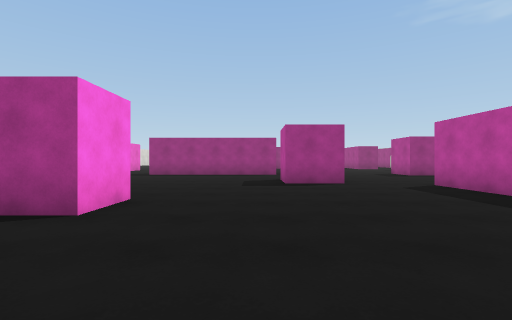
View 1 (above)

24 first-person views from a walk through a Unity game level. The camera is 1.2 m above the floor, looks level and sees 85° across. The floor is counted in squares, 2 m on a side. Each view is taken from the middle of a square. On the plan, view 1 faces up. The plan holds only what a view shows up to about 9 squares ahead; the rest is blank. The player is left out. Surface patterns are stand-ins for the level's own textures.

View 2
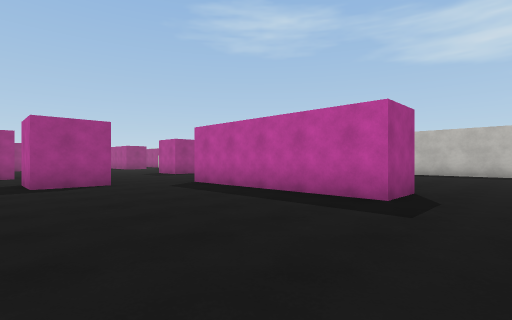

View 3
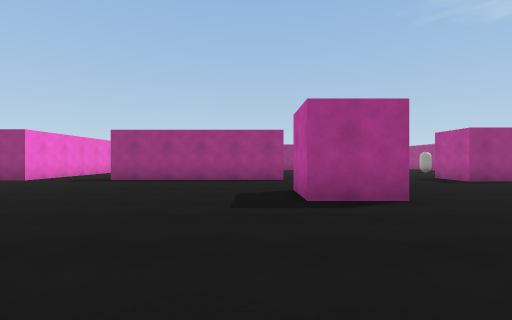

View 4
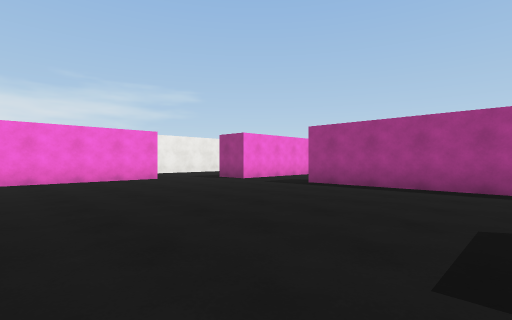

View 5
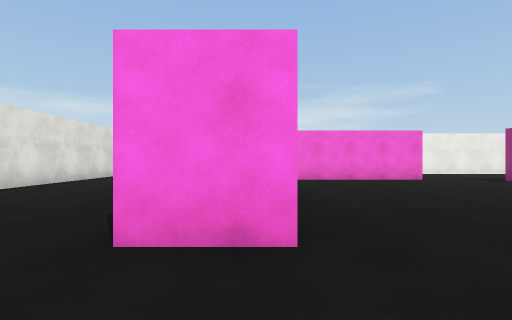

View 6
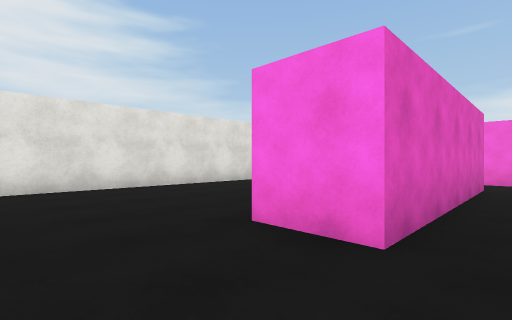

View 7
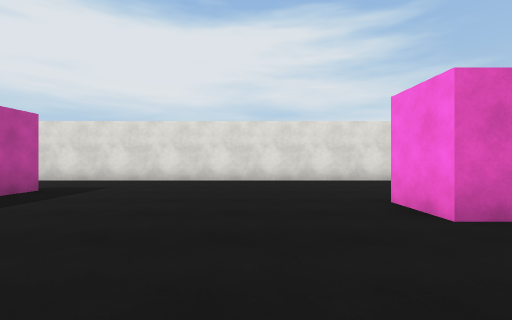

View 8
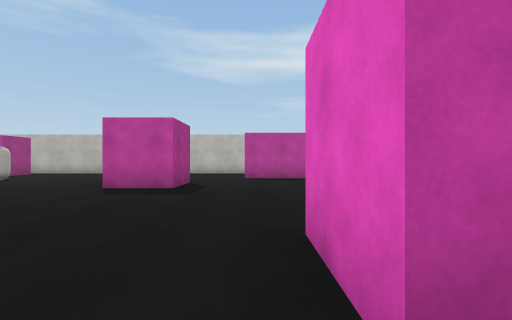

View 9
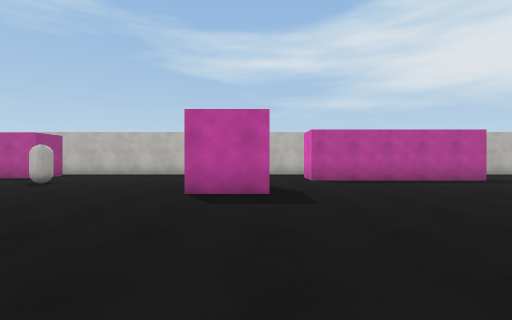

View 10
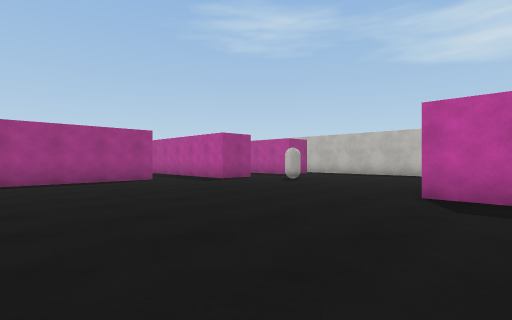

View 11
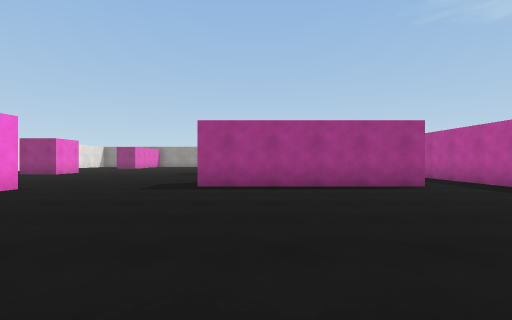

View 12
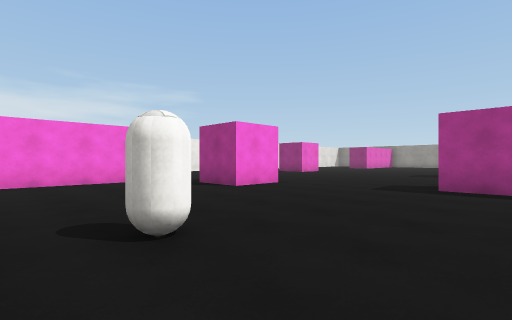

View 13
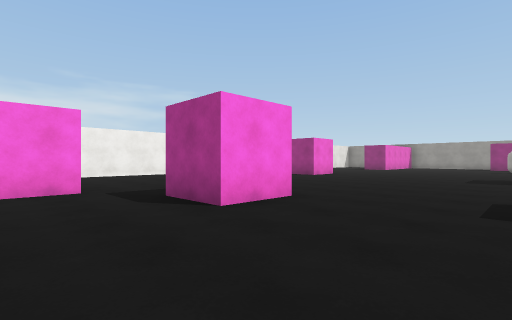

View 14
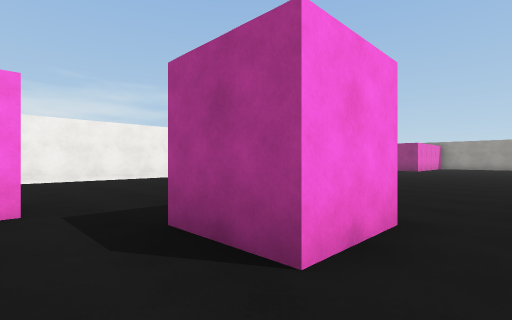

View 15
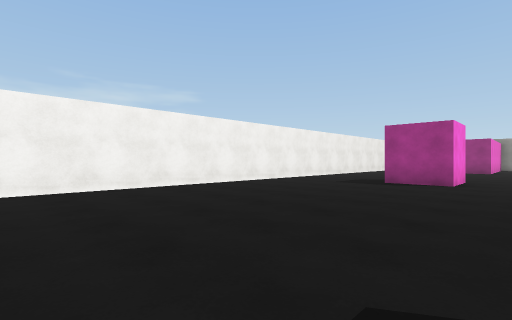

View 16
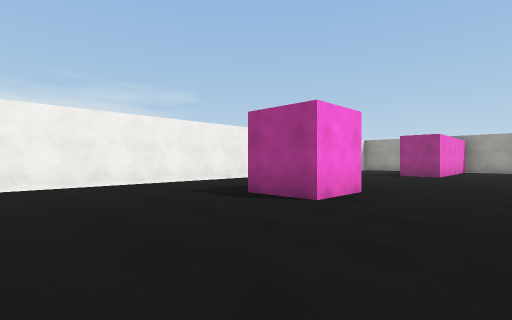

View 17
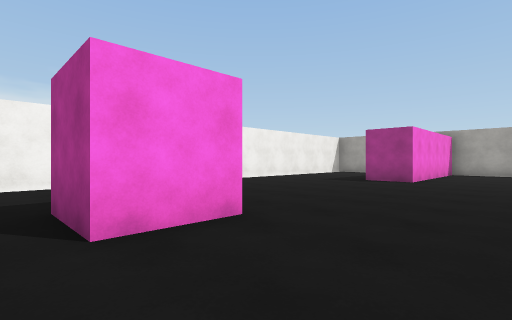

View 18
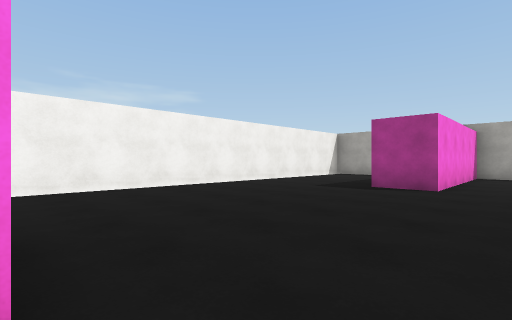

View 19
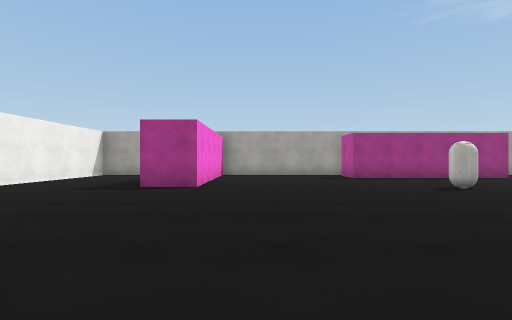

View 20
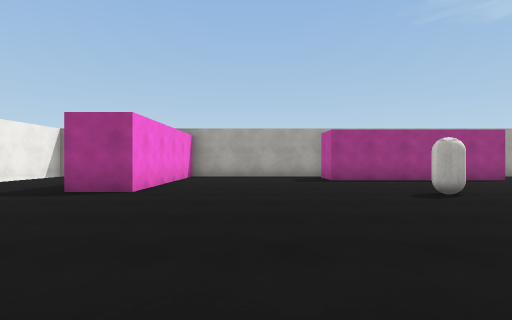

View 21
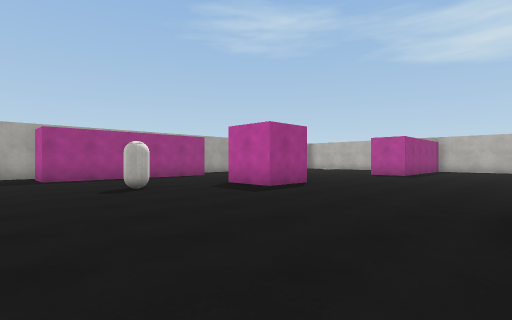

View 22
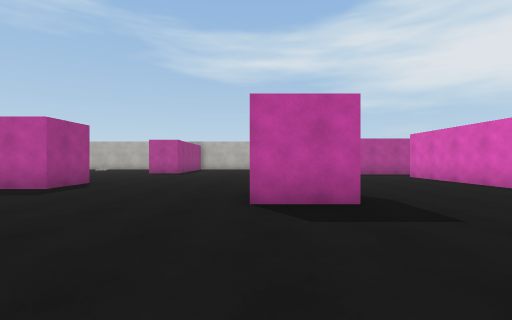

View 23
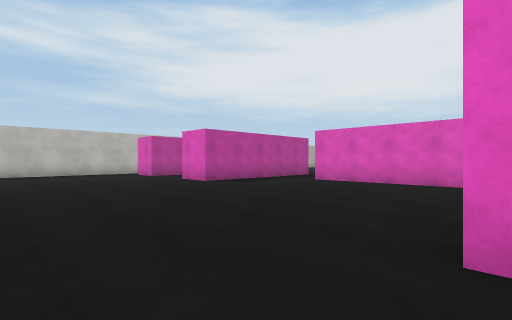

View 24
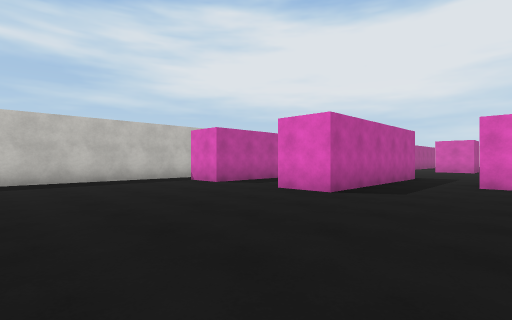

### Floor plan
Points are (right, up) in squares from view 1. A wall is a line through its corners. A room is listed if a view was taken in it or the views show most of it. See-through windows are left out.
Room 1 (views 1, 2, 3, 4, 5, 6, 7, 8, 9, 10, 11, 12, 13, 14)
walls: (2.4, 7.1) (0.8, 7.1) (0.8, 8.6) (2.2, 8.6); (0.9, 11.3) (-4.4, 11.3); (7.4, 10.8) (5.9, 10.8) (5.9, 12.4); (5.6, 1.5) (4.3, 1.5) (4.3, 6.8); (9.2, 4.1) (9.2, 9.4) (10, 9.4); (-7, 4.3) (-1.9, 4.3) (-1.9, 3) (-2.9, 3); (6.7, 18.2) (6.7, 19.4); (-8.5, 9.1) (-8.5, 4.1); (4.9, 19.3) (-0.4, 19.3); (-6.8, 16.4) (-6.8, 11.3) (-7.5, 11.3); (-3.9, 18.9) (-3.9, 17.3) (-5.5, 17.3); (10.2, 21.4) (10.2, 23.4); (-9, -1.2) (6.5, -1.2)
ways out: opening at (-9.2, 10.5) to room 2; opening at (-3, 19) to room 2; opening at (5.5, 20) to room 2; opening at (10.3, 24) to room 2
objects: capsule (-1, 14); capsule (8, 16)
Room 2 (views 15, 16, 17, 18, 19, 20, 21, 22, 23, 24)
walls: (-1.2, 24.5) (-1.2, 26.1); (2.4, 30.3) (0.8, 30.3) (0.8, 31.9); (-7.3, 26.1) (-7.3, 24.6) (-8.9, 24.6); (0.9, 20.6) (4.9, 20.6); (2.5, 35.3) (-2.8, 35.3) (-2.8, 36.5); (-2.6, 37.2) (-3.6, 37.2); (-6.5, 37.2) (-7.3, 37.2) (-7.3, 32.2) (-8.6, 32.2); (6.7, 19.4) (6.7, 23.4) (8, 23.4); (10.2, 23.4) (11.5, 23.4); (-12.1, 36) (-12.1, 16.8); (12.5, 23.8) (12.5, 27.6)
ways out: opening at (-9.2, 10.5) to room 1; opening at (-3, 19) to room 1; opening at (5.5, 20) to room 1; opening at (10.3, 24) to room 1
objects: capsule (-2, 32)

Positions as (right, up) in squares from view 1, and headings:
1: (0, 0), facing up
2: (0, 0), facing up-right
3: (0, 3), facing up
4: (0, 5), facing up-left
5: (0, 4), facing left
6: (0, 5), facing down-left
7: (0, 7), facing down
8: (0, 9), facing right
9: (1, 11), facing right
10: (1, 11), facing up-right
11: (1, 13), facing up
12: (1, 13), facing up-left
13: (-1, 15), facing up-left
14: (-3, 16), facing up-left
15: (-6, 17), facing up-left
16: (-5, 21), facing up-left
17: (-5, 24), facing up-left
18: (-6, 26), facing up-left
19: (-6, 26), facing up
20: (-5, 27), facing up
21: (-4, 26), facing up-right
22: (-5, 26), facing right
23: (0, 28), facing down-right
24: (4, 28), facing down-right
